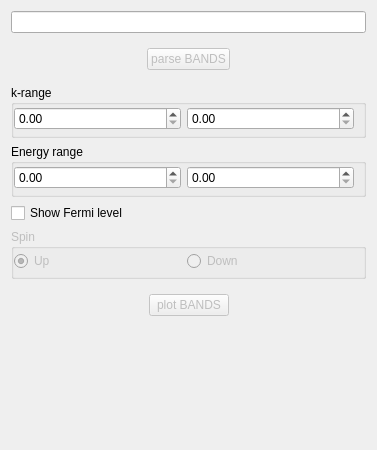
              <widget class="QWidget" name="tab_18">
               <attribute name="title">
                <string>Band structure</string>
               </attribute>
               <layout class="QVBoxLayout" name="verticalLayout_7">
                <item>
                 <widget class="QLineEdit" name="FormActionsLineBANDSfile"/>
                </item>
                <item>
                 <widget class="QFrame" name="frame_54">
                  <property name="frameShape">
                   <enum>QFrame::NoFrame</enum>
                  </property>
                  <property name="frameShadow">
                   <enum>QFrame::Raised</enum>
                  </property>
                  <layout class="QHBoxLayout" name="horizontalLayout_94">
                   <item>
                    <spacer name="horizontalSpacer_70">
                     <property name="orientation">
                      <enum>Qt::Horizontal</enum>
                     </property>
                     <property name="sizeHint" stdset="0">
                      <size>
                       <width>40</width>
                       <height>20</height>
                      </size>
                     </property>
                    </spacer>
                   </item>
                   <item>
                    <widget class="QPushButton" name="FormActionsButtonParseBANDS">
                     <property name="enabled">
                      <bool>false</bool>
                     </property>
                     <property name="text">
                      <string>parse BANDS</string>
                     </property>
                    </widget>
                   </item>
                   <item>
                    <spacer name="horizontalSpacer_69">
                     <property name="orientation">
                      <enum>Qt::Horizontal</enum>
                     </property>
                     <property name="sizeHint" stdset="0">
                      <size>
                       <width>40</width>
                       <height>20</height>
                      </size>
                     </property>
                    </spacer>
                   </item>
                  </layout>
                 </widget>
                </item>
                <item>
                 <widget class="QGroupBox" name="groupBox_15">
                  <property name="minimumSize">
                   <size>
                    <width>0</width>
                    <height>0</height>
                   </size>
                  </property>
                  <property name="maximumSize">
                   <size>
                    <width>16777215</width>
                    <height>16777215</height>
                   </size>
                  </property>
                  <property name="title">
                   <string>k-range</string>
                  </property>
                  <layout class="QHBoxLayout" name="horizontalLayout_19">
                   <property name="leftMargin">
                    <number>0</number>
                   </property>
                   <property name="topMargin">
                    <number>2</number>
                   </property>
                   <property name="bottomMargin">
                    <number>5</number>
                   </property>
                   <item>
                    <widget class="QDoubleSpinBox" name="FormActionsSpinBANDSxmin"/>
                   </item>
                   <item>
                    <widget class="QDoubleSpinBox" name="FormActionsSpinBANDSxmax"/>
                   </item>
                  </layout>
                 </widget>
                </item>
                <item>
                 <widget class="QGroupBox" name="groupBox_16">
                  <property name="minimumSize">
                   <size>
                    <width>0</width>
                    <height>0</height>
                   </size>
                  </property>
                  <property name="maximumSize">
                   <size>
                    <width>16777215</width>
                    <height>16777215</height>
                   </size>
                  </property>
                  <property name="title">
                   <string>Energy range</string>
                  </property>
                  <layout class="QHBoxLayout" name="horizontalLayout_22">
                   <property name="leftMargin">
                    <number>0</number>
                   </property>
                   <property name="topMargin">
                    <number>2</number>
                   </property>
                   <property name="bottomMargin">
                    <number>5</number>
                   </property>
                   <item>
                    <widget class="QDoubleSpinBox" name="FormActionsSpinBANDSemin"/>
                   </item>
                   <item>
                    <widget class="QDoubleSpinBox" name="FormActionsSpinBANDSemax"/>
                   </item>
                  </layout>
                 </widget>
                </item>
                <item>
                 <widget class="QCheckBox" name="FormActionsCheckBANDSfermyShow">
                  <property name="text">
                   <string>Show Fermi level</string>
                  </property>
                 </widget>
                </item>
                <item>
                 <widget class="QGroupBox" name="FormActionsGrBoxBANDSspin">
                  <property name="enabled">
                   <bool>false</bool>
                  </property>
                  <property name="minimumSize">
                   <size>
                    <width>0</width>
                    <height>0</height>
                   </size>
                  </property>
                  <property name="maximumSize">
                   <size>
                    <width>16777215</width>
                    <height>16777215</height>
                   </size>
                  </property>
                  <property name="title">
                   <string>Spin</string>
                  </property>
                  <layout class="QHBoxLayout" name="horizontalLayout_31">
                   <property name="leftMargin">
                    <number>0</number>
                   </property>
                   <property name="topMargin">
                    <number>2</number>
                   </property>
                   <property name="bottomMargin">
                    <number>5</number>
                   </property>
                   <item>
                    <widget class="QRadioButton" name="FormActionsCheckBANDSspinUp">
                     <property name="text">
                      <string>Up</string>
                     </property>
                     <property name="checked">
                      <bool>true</bool>
                     </property>
                    </widget>
                   </item>
                   <item>
                    <widget class="QRadioButton" name="FormActionsCheckBANDSspinDown">
                     <property name="text">
                      <string>Down</string>
                     </property>
                    </widget>
                   </item>
                  </layout>
                 </widget>
                </item>
                <item>
                 <widget class="QFrame" name="frame_35">
                  <property name="frameShape">
                   <enum>QFrame::NoFrame</enum>
                  </property>
                  <property name="frameShadow">
                   <enum>QFrame::Raised</enum>
                  </property>
                  <layout class="QHBoxLayout" name="horizontalLayout_24">
                   <item>
                    <spacer name="horizontalSpacer_44">
                     <property name="orientation">
                      <enum>Qt::Horizontal</enum>
                     </property>
                     <property name="sizeHint" stdset="0">
                      <size>
                       <width>129</width>
                       <height>20</height>
                      </size>
                     </property>
                    </spacer>
                   </item>
                   <item>
                    <widget class="QPushButton" name="FormActionsButtonPlotBANDS">
                     <property name="enabled">
                      <bool>false</bool>
                     </property>
                     <property name="text">
                      <string>plot BANDS</string>
                     </property>
                    </widget>
                   </item>
                   <item>
                    <spacer name="horizontalSpacer_46">
                     <property name="orientation">
                      <enum>Qt::Horizontal</enum>
                     </property>
                     <property name="sizeHint" stdset="0">
                      <size>
                       <width>128</width>
                       <height>20</height>
                      </size>
                     </property>
                    </spacer>
                   </item>
                  </layout>
                 </widget>
                </item>
                <item>
                 <widget class="QFrame" name="frame_31">
                  <property name="minimumSize">
                   <size>
                    <width>0</width>
                    <height>50</height>
                   </size>
                  </property>
                  <property name="frameShape">
                   <enum>QFrame::NoFrame</enum>
                  </property>
                  <property name="frameShadow">
                   <enum>QFrame::Raised</enum>
                  </property>
                  <property name="lineWidth">
                   <number>0</number>
                  </property>
                  <layout class="QHBoxLayout" name="horizontalLayout_79">
                   <item>
                    <widget class="QLabel" name="FormActionsLabelBANDSgap">
                     <property name="minimumSize">
                      <size>
                       <width>0</width>
                       <height>50</height>
                      </size>
                     </property>
                     <property name="text">
                      <string/>
                     </property>
                    </widget>
                   </item>
                  </layout>
                 </widget>
                </item>
                <item>
                 <spacer name="verticalSpacer_22">
                  <property name="orientation">
                   <enum>Qt::Vertical</enum>
                  </property>
                  <property name="sizeHint" stdset="0">
                   <size>
                    <width>20</width>
                    <height>40</height>
                   </size>
                  </property>
                 </spacer>
                </item>
               </layout>
              </widget>
